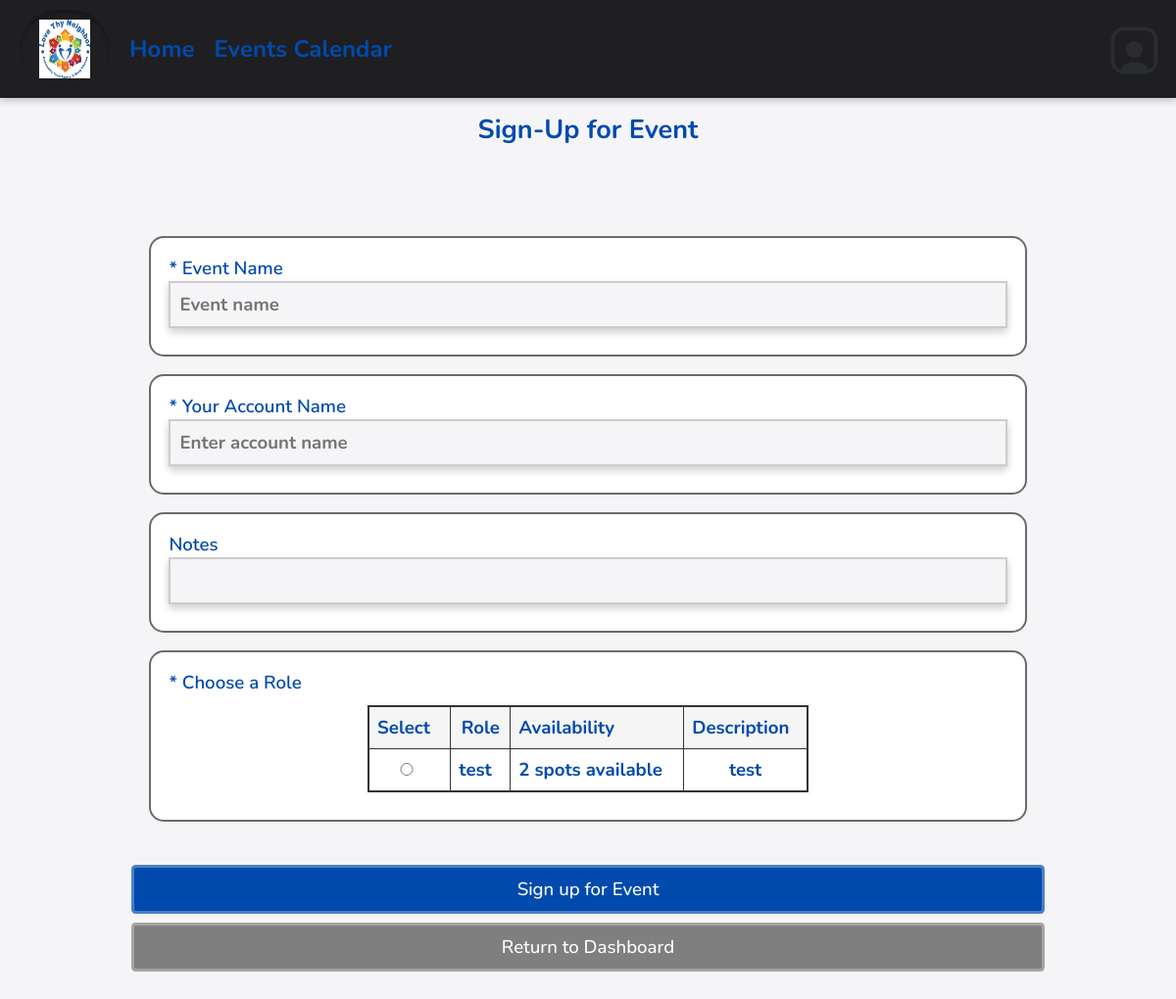
The page /eventSignUp.php?id=1001 on the database its author committed.
### tables this page shows
CREATE TABLE `dbroleevents` (
  `eventID` int(11) NOT NULL,
  `roleID` int(11) NOT NULL,
  `capacity` int(11) NOT NULL
);

CREATE TABLE `dbroles` (
  `role_id` int(11) NOT NULL,
  `role` varchar(255) DEFAULT NULL,
  `role_description` text DEFAULT NULL
);

### database/dbRoleEvents.php (called while the page is built, shortened)
<?php
function getRolesForEvent($eventID) {
    $con = connect();
    $query = "SELECT re.eventID, re.roleID, re.capacity, r.role, r.role_description
                FROM dbroleevents re
                JOIN dbroles r
                ON re.roleID = r.role_id
                WHERE re.eventID = '$eventID'";
    $result = mysqli_query($con, $query);
    $theRoleEvents = array();
    while ($resultRow = mysqli_fetch_assoc($result)) {
        $roleEvent = array(
            "eventID" => $resultRow['eventID'],
            "roleID" => $resultRow['roleID'],
            "capacity" => $resultRow['capacity'],
            "role_name" => $resultRow['role'],
            "role_description" => $resultRow['role_description']
        );
        $theRoleEvents[] = $roleEvent;
    }
    return $theRoleEvents;
}
?>

### eventSignUp.php (the view, shortened to what this page needs)
<?php
    require_once('database/dbPersons.php');
    require_once('database/dbRoleEvents.php');
    $accessLevel = 0;
    if (isset($_GET['id'])) {
        $event_id = intval($_GET['id']);
    } elseif (isset($_GET['event_id'])) {
        $event_id = intval($_GET['event_id']);
    } else {
        $event_id = 0;
    }
    $event_name = isset($_GET['event_name']) ? htmlspecialchars($_GET['event_name']) : '';
    $account_name = isset($_SESSION['_id']) ? $_SESSION['_id'] : '';
    $roles = getRolesForEvent($event_id);
?>
<!DOCTYPE html>
<html>
    <head>
        <?php require_once('universal.inc') ?>
    </head>
    <body>
        <?php require_once('header.php') ?>
        <h1 style="color: #004AAD; font-weight: bold;">Sign-Up for Event</h1>
        <main class="date">
            <form id="new-event-form" method="post">
                <div class="event-sect">
                    <label for="event-name">* Event Name </label>
                        <input type="text" id="event-name" name="event-name" required
                        value="<?php echo htmlspecialchars_decode($event_name, ENT_QUOTES); ?>"
                        placeholder="Event name" readonly>
                </div>
                <div class="event-sect">
                    <label for="account-name">* Your Account Name </label>
                    <input type="text" id="account-name" name="account-name"
                        <?php echo ($accessLevel >= 2) ? '' : 'readonly'; ?>
                        value="<?php echo htmlspecialchars($account_name); ?>"
                        placeholder="Enter account name">
                </div>
                <div class="event-sect">
                    <label for="notes">Notes</label>
                    <input type="text" id="notes" name="notes">
                </div>
                <div class="event-sect">
                    <label>* Choose a Role</label>
                    <table class="roles-table">
                        <thead>
                            <tr>
                                <th>Select</th>
                                <th>Role</th>
                                <th>Availability</th>
                                <th>Description</th>
                            </tr>
                        </thead>
                        <tbody>
                            <?php foreach ($roles as $role): ?>
                            <tr>
                                <td class="role-select">
                                    <input
                                        type="radio"
                                        name="roleID"
                                        value="<?php echo (int)$role['roleID']; ?>"
                                        required
                                    >
                                </td>
                                <td class="role-name">
                                    <?php echo htmlspecialchars($role['role_name'] ?? ''); ?>
                                </td>
                                <td class="role-capacity">
                                    <?php echo (int)($role['capacity'] ?? 0); ?> spots available
                                </td>
                                <td class="role-description">
                                    <?php echo htmlspecialchars($role['role_description'] ?? ''); ?>
                                </td>
                            </tr>
                            <?php endforeach; ?>
                        </tbody>
                    </table>
                </div>
                <br/>
                <input type="submit" value="Sign up for Event">
            </form>
            <a class="button cancel" href="index.php" style="margin-top: -.5rem">Return to Dashboard</a>
        </main>
    </body>
</html>

### css/base.css (style rules this page uses)
html, body, header, main, footer, div, span, p, h1, h2, h3, h4, h5, h6, ul, ol, li, input, select, textarea, form, section, label, table, td, tr, th, form, fieldset, em, button, a { padding: 0; margin: 0; font-size: inherit; font-family: inherit; font-weight: inherit; text-decoration: none; font-style: normal; box-sizing: border-box; text-align: left; list-style-type: none; border-spacing: 0; font-weight: bold; }
:root { --page-background-color: #f5f5f7; --page-font-color: rgb(0, 74, 173); --inactive-font-color: #6b6b6b; --inactive-background-color: #eeeeee; --standout-background: #ffffff; --happy-toast-background-color: #7fa88a; --happy-toast-font-color: #ffffff; --info-toast-background-color: #e6e6e6; --info-toast-font-color: #111111; --error-toast-background-color: #c97b67; --error-toast-font-color: #ffffff; --shadow-and-border-color: #d6d6d6; --accent-color: rgb(62, 129, 50); --main-color: rgb(0, 74, 173); --secondary-accent-color: rgb(62, 129, 50); --wv-accent-color: #C9AB81; --wv-accent-foreground: #ffffff; --wv-bg-light: #ffffff; --wv-text-dark: #111111; --wv-muted-text: #6b6b6b; --calendar-event-color: #b0b0b0; --calendar-event-color-hover: var(--accent-color); --calendar-today-border: 2px solid var(--secondary-accent-color); --button-font-color: #ffffff; --button-padding: 0.5rem 1.5rem; --button-border-radius: 0.25rem; --standard-border: 1px solid #cccccc; --light-border: 1px solid var(--shadow-and-border-color); --text-field-border: 2px solid #cccccc; --cancel-button-background-color: rgb(127,127,127); --error-color: #c97b67; font-size: 18px; font-family: Montserrat; font-weight: 300; }
body { background-color: var(--page-background-color); color: var(--page-font-color); font-family: Montserrat; }
a { color: var(--main-color); }
main:not(.login):not(.calendar-view):not(.dashboard) { padding: 1rem; }
input[type=text], input[type=password], input[type=date], input[type=email], input[type=number], input[type=tel], select, textarea, .pseudo-input, .pseudo-input-disabled { border: var(--text-field-border); border-radius: 0; padding: 0.5rem; width: 100%; background-color: var(--page-background-color); margin-bottom: 0.5rem; scroll-margin: 7.5rem; box-shadow: 0px 4px 8px rgba(0,0,0,0.2); color: black; }
input[type=submit], .button, a.button-signup { color: var(--button-font-color); background-color: var(--main-color); padding: var(--button-padding); border: 3px solid rgba(255, 255, 255, 0.295); border-radius: var(--button-border-radius); font-weight: 500; width: 100%; transition: background-color .3s; cursor: pointer; text-align: center; }
label { color: var(--page-font-color); font-weight: 600; width: 100%; text-align: left; }
h1 { font-size: 1.5rem; font-weight: 500; margin-bottom: 2rem; background-color: var(#C9AB81); color: var(--page-background-color); width: 100%; text-align: center; padding: 1rem; }
.button { display: inline-block; }
button.cancel, a.cancel { background-color: var(--cancel-button-background-color); color: white; }
main.date { gap: 1rem; margin-bottom: 4rem; }
@media only screen and (min-width: 1024px) { main.date { width: 100%; display: flex; flex-direction: column; align-items: center; } }
@media only screen and (min-width: 1024px) { main.date > * { width: 80%; } }
.event-sect { border: 2px solid var(--inactive-font-color); border-radius: 15px; margin: 1rem; padding: 1rem; background-color: rgb(255,255,255); }
.roles-table { border-collapse: collapse; width: 450px; margin: 10px auto; border: 2px solid #333; }
.roles-table th, .roles-table td { border: 1px solid #333; padding: 8px; }
.roles-table th { background-color: #f5f5f5; text-align: left; }
.roles-table th:nth-child(2) { text-align: center; }
.roles-table td:last-child { text-align: center; }
.roles-table input { width: 60px; }

### rows shown on the page
dbroleevents: role_name "test", capacity "2", roleID.role_description "test"
